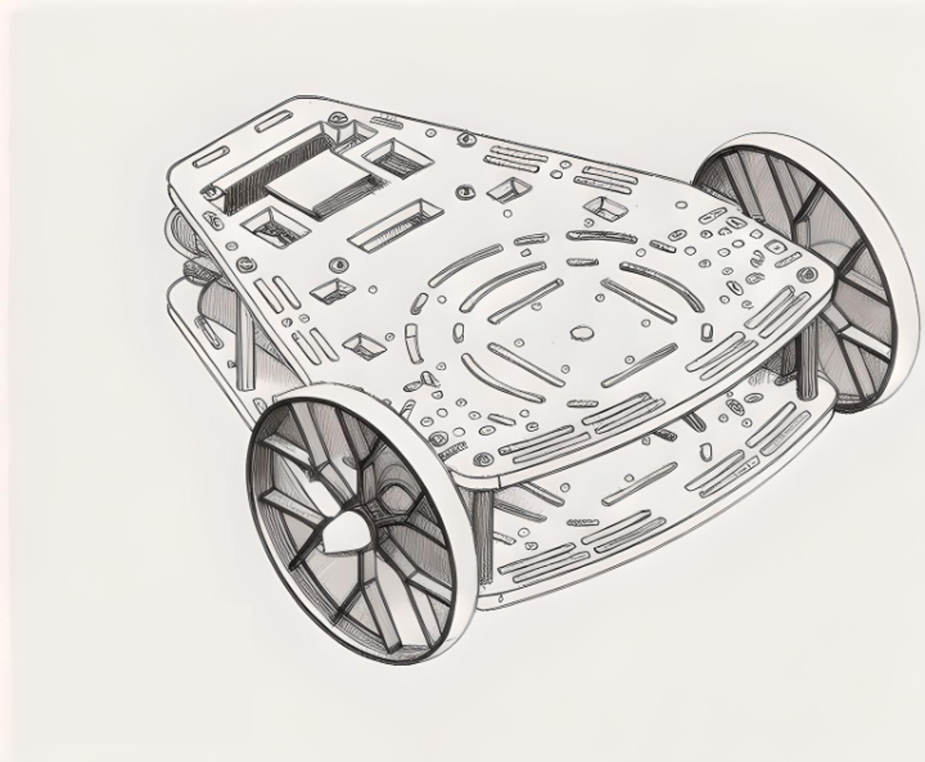
#> input picture Week6/Activities/Activity_filters/opencv_course/images/Puzzlebot_hand.png, 925 x 762 px, shrunk from 2475 x 2039 before the run
$ python MCR2_filters.py
#> lines starting #> are read from the running program, lines starting #| are printed output that depends on the picture
import numpy as np
import cv2 as cv
import matplotlib.pyplot as plt

# -------------------------------
# Section 1: Sharpening Filter
# -------------------------------

# Load and verify image
img = cv.imread('images/Puzzlebot_hand.png')
#> img is the input picture: shape (762, 925, 3); mean B, G, R 214.2, 218, 221.2
assert img is not None, "Image not found!"
img_rgb = cv.cvtColor(img, cv.COLOR_BGR2RGB)

# Define sharpening kernel
sharpen_kernel = np.array([[-1, -1, -1],
                           [-1,  9, -1],
                           [-1, -1, -1]])

# Apply sharpening filter using filter2D
sharpened_img = cv.filter2D(img, -1, sharpen_kernel)
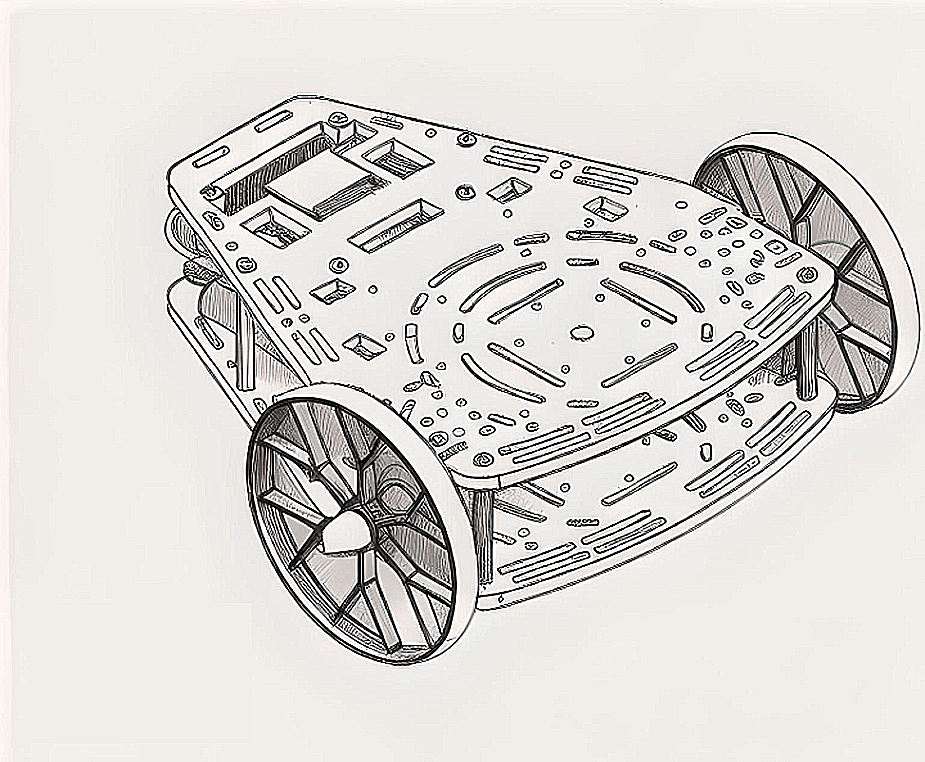
#> sharpened_img: shape (762, 925, 3); mean B, G, R 212.1, 215.6, 218.4

# Display original and sharpened image
plt.figure(figsize=(12, 4))
plt.subplot(1, 2, 1)
plt.imshow(img_rgb)
plt.title('Original')
plt.axis('off')

plt.subplot(1, 2, 2)
plt.imshow(cv.cvtColor(sharpened_img, cv.COLOR_BGR2RGB))
plt.title('Sharpened')
plt.axis('off')
plt.tight_layout()
plt.show()
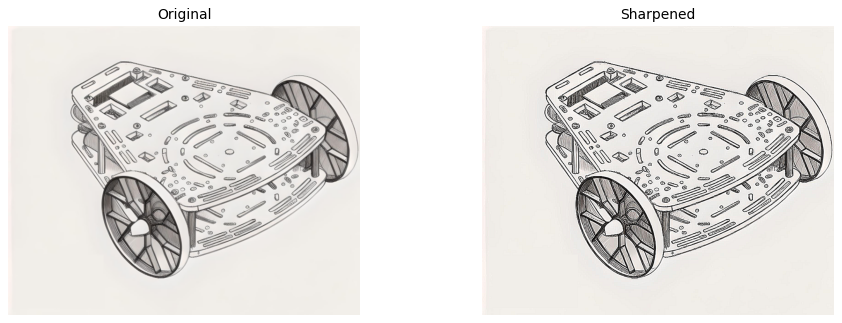
#> figure drawn by matplotlib, 2 panels

# -------------------------------
# Section 2: Salt & Pepper Noise + Median Filter
# -------------------------------

# Function to add salt and pepper noise to an image
def add_salt_pepper_noise(image, prob=0.02):
#> called with prob = 0.02
    noisy = image.copy()
    total_pixels = image.size // 3  # For RGB
#> total_pixels = 704850
    num_salt = int(prob * total_pixels / 2)
#> num_salt = 7048
    num_pepper = int(prob * total_pixels / 2)
#> num_pepper = 7048

    # Add white (salt) pixels
    coords = [np.random.randint(0, i - 1, num_salt) for i in image.shape[:2]]
    noisy[coords[0], coords[1]] = [255, 255, 255]

    # Add black (pepper) pixels
    coords = [np.random.randint(0, i - 1, num_pepper) for i in image.shape[:2]]
    noisy[coords[0], coords[1]] = [0, 0, 0]
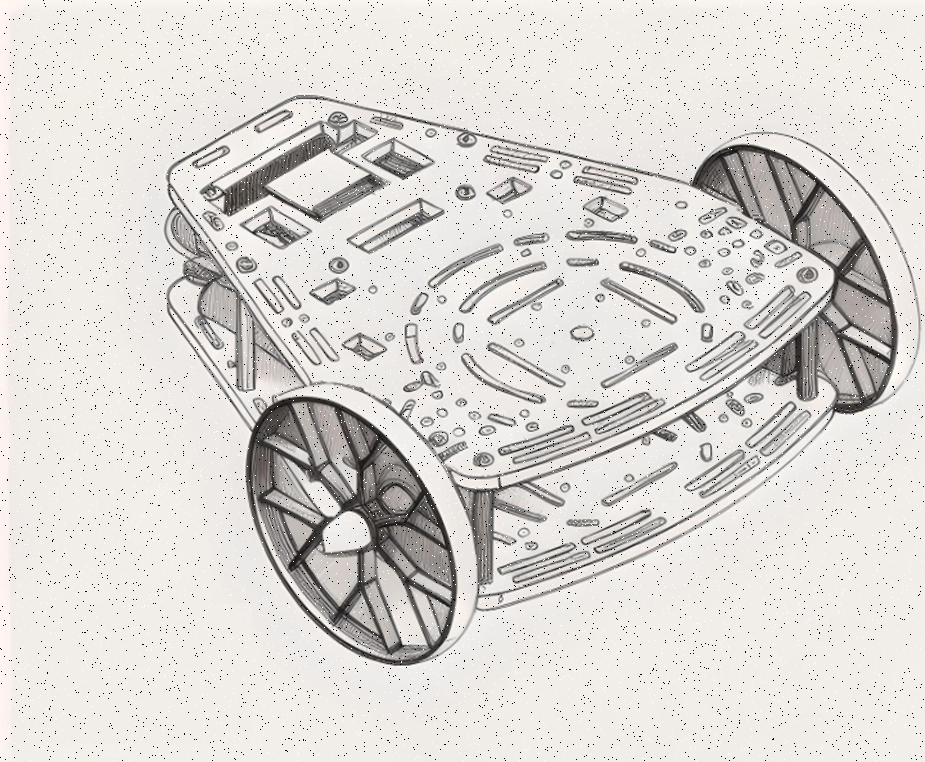
#> noisy: shape (762, 925, 3); mean R, G, B 219.3, 216.2, 212.5

    return noisy

# Add salt and pepper noise
noisy_sp_img = add_salt_pepper_noise(img_rgb, prob=0.02)

# Denoise using Median Blur
median_denoised = cv.medianBlur(noisy_sp_img, 5)
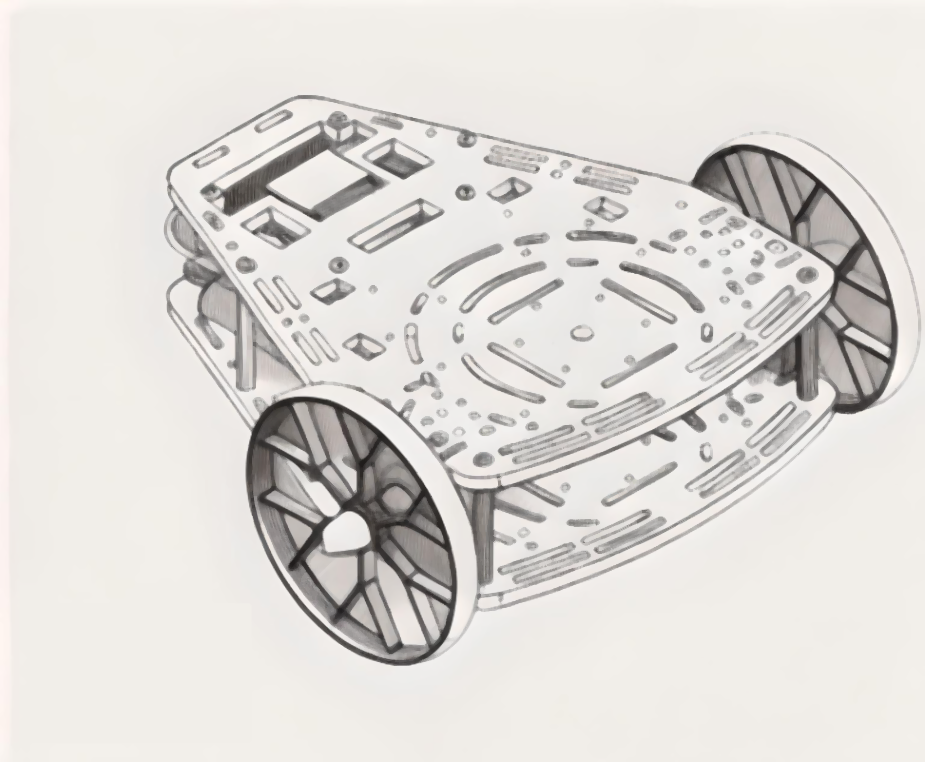
#> median_denoised: shape (762, 925, 3); mean R, G, B 222.5, 219.3, 215.5

# Display results
plt.figure(figsize=(12, 4))
plt.subplot(1, 2, 1)
plt.imshow(noisy_sp_img)
plt.title('Noisy (Salt & Pepper)')
plt.axis('off')

plt.subplot(1, 2, 2)
plt.imshow(median_denoised)
plt.title('Denoised (Median Blur)')
plt.axis('off')
plt.tight_layout()
plt.show()

# -------------------------------
# Section 3: Gaussian Noise + Gaussian Blur
# -------------------------------

# Function to add Gaussian noise
def add_gaussian_noise(image, mean=0, std=25):
#> called with mean = 0, std = 25
    noise = np.random.normal(mean, std, image.shape).astype(np.float32)
    noisy = image.astype(np.float32) + noise
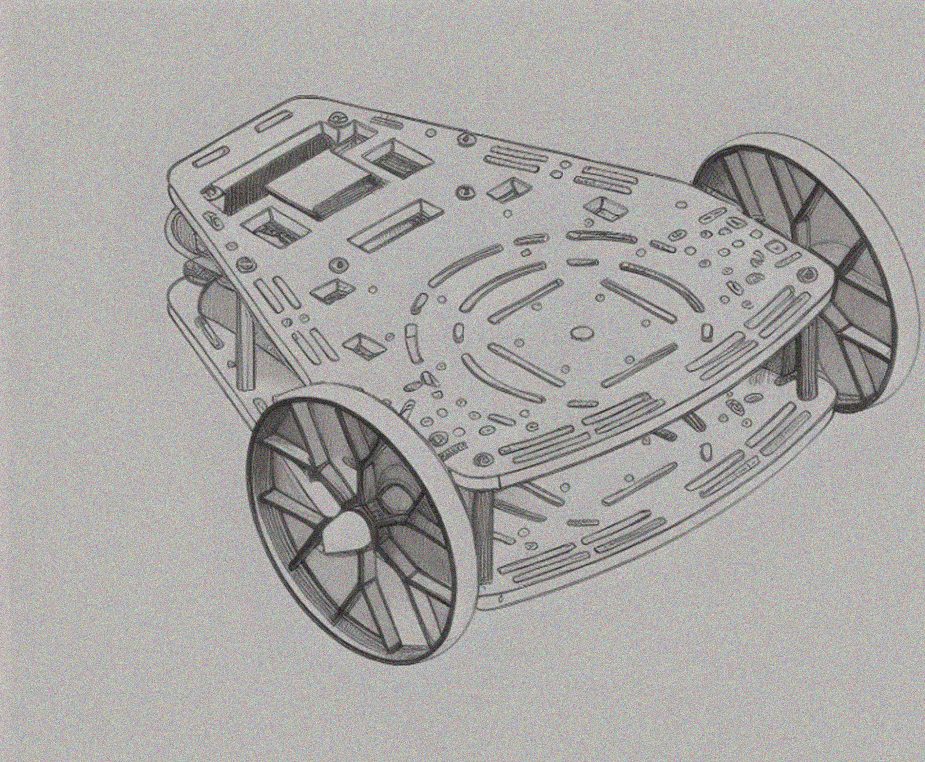
#> noisy: shape (762, 925, 3) float32; mean R, G, B 221.2, 218, 214.2; drawn with min black and max white
    noisy = np.clip(noisy, 0, 255).astype(np.uint8)
    return noisy

# Add Gaussian noise
gaussian_noisy_img = add_gaussian_noise(img_rgb)

# Denoise using Gaussian Blur
gaussian_denoised_img = cv.GaussianBlur(gaussian_noisy_img, (5, 5), 0)

# Display results
plt.figure(figsize=(12, 4))
plt.subplot(1, 2, 1)
plt.imshow(gaussian_noisy_img)
plt.title('Noisy (Gaussian)')
plt.axis('off')

plt.subplot(1, 2, 2)
plt.imshow(gaussian_denoised_img)
plt.title('Denoised (Gaussian Blur)')
plt.axis('off')
plt.tight_layout()
plt.show()

# -------------------------------
# Section 4: Gaussian Noise + Averaging Filter
# -------------------------------

# Reuse previous Gaussian noisy image
# Denoise using Averaging Filter (mean filter)
average_denoised_img = cv.blur(gaussian_noisy_img, (11, 11))
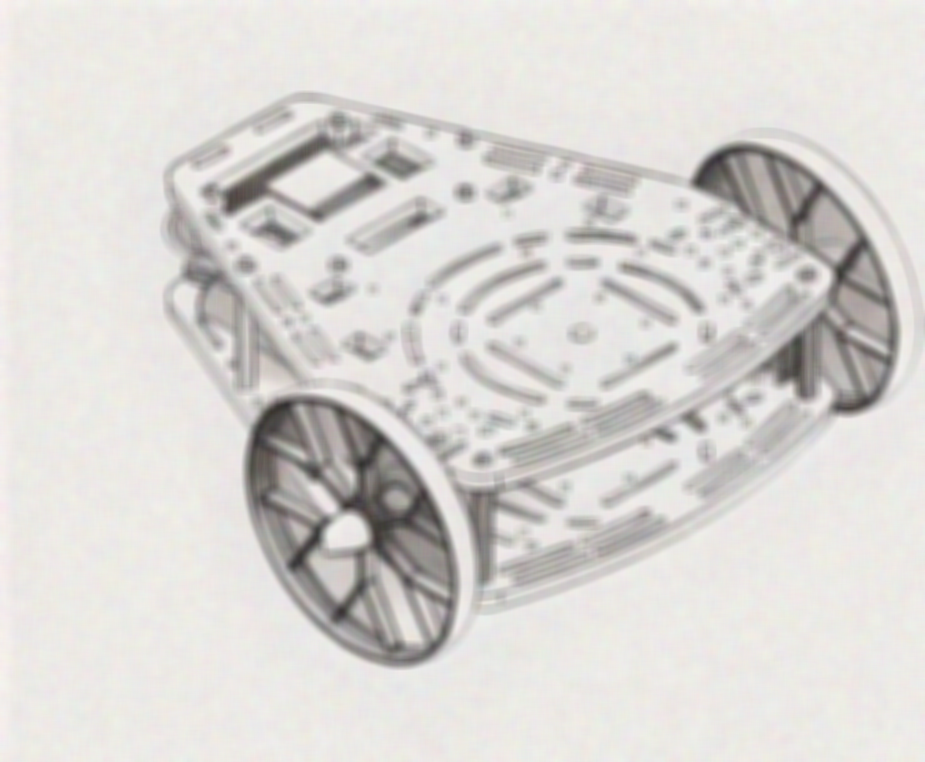
#> average_denoised_img: shape (762, 925, 3); mean R, G, B 217.4, 214.8, 211.8

# Display results
plt.figure(figsize=(12, 4))
plt.subplot(1, 2, 1)
plt.imshow(gaussian_noisy_img)
plt.title('Noisy (Gaussian)')
plt.axis('off')

plt.subplot(1, 2, 2)
plt.imshow(average_denoised_img)
plt.title('Denoised (Average Blur)')
plt.axis('off')
plt.tight_layout()
plt.show()
